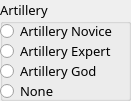
   <widget class="QGroupBox" name="artilleryGroupBox">
    <property name="geometry">
     <rect>
      <x>540</x>
      <y>250</y>
      <width>131</width>
      <height>101</height>
     </rect>
    </property>
    <property name="font">
     <font>
      <family>Sans</family>
      <pointsize>10</pointsize>
     </font>
    </property>
    <property name="title">
     <string>Artillery</string>
    </property>
    <widget class="QRadioButton" name="artilleryNoviceRadioButton">
     <property name="geometry">
      <rect>
       <x>0</x>
       <y>20</y>
       <width>141</width>
       <height>22</height>
      </rect>
     </property>
     <property name="font">
      <font>
       <family>Sans</family>
       <pointsize>10</pointsize>
      </font>
     </property>
     <property name="text">
      <string>Artillery Novice</string>
     </property>
    </widget>
    <widget class="QRadioButton" name="artilleryExpertRadioButton">
     <property name="geometry">
      <rect>
       <x>0</x>
       <y>40</y>
       <width>141</width>
       <height>22</height>
      </rect>
     </property>
     <property name="font">
      <font>
       <family>Sans</family>
       <pointsize>10</pointsize>
      </font>
     </property>
     <property name="text">
      <string>Artillery Expert</string>
     </property>
    </widget>
    <widget class="QRadioButton" name="artilleryGodRadioButton">
     <property name="geometry">
      <rect>
       <x>0</x>
       <y>60</y>
       <width>121</width>
       <height>22</height>
      </rect>
     </property>
     <property name="font">
      <font>
       <family>Sans</family>
       <pointsize>10</pointsize>
      </font>
     </property>
     <property name="text">
      <string>Artillery God</string>
     </property>
    </widget>
    <widget class="QRadioButton" name="artilleryNoneRadioButton">
     <property name="geometry">
      <rect>
       <x>0</x>
       <y>80</y>
       <width>71</width>
       <height>22</height>
      </rect>
     </property>
     <property name="font">
      <font>
       <family>Sans</family>
       <pointsize>10</pointsize>
      </font>
     </property>
     <property name="text">
      <string>None</string>
     </property>
    </widget>
   </widget>
